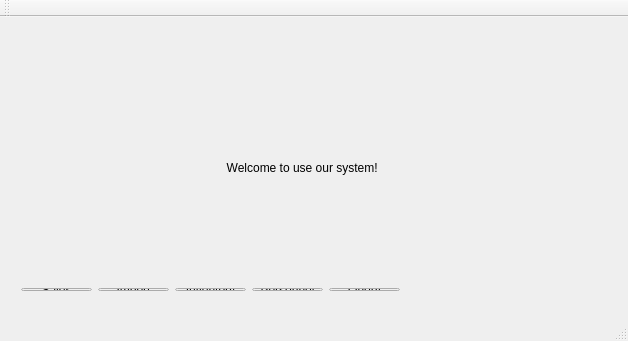
<?xml version="1.0" encoding="UTF-8"?>
<ui version="4.0">
 <class>MainWindow</class>
 <widget class="QMainWindow" name="MainWindow">
  <property name="geometry">
   <rect>
    <x>0</x>
    <y>0</y>
    <width>628</width>
    <height>341</height>
   </rect>
  </property>
  <property name="windowTitle">
   <string>MainWindow</string>
  </property>
  <widget class="QWidget" name="centralWidget">
   <widget class="QLabel" name="label">
    <property name="geometry">
     <rect>
      <x>220</x>
      <y>100</y>
      <width>191</width>
      <height>101</height>
     </rect>
    </property>
    <property name="text">
     <string>  Welcome to use our system!</string>
    </property>
   </widget>
   <widget class="QWidget" name="">
    <property name="geometry">
     <rect>
      <x>10</x>
      <y>260</y>
      <width>401</width>
      <height>25</height>
     </rect>
    </property>
    <layout class="QHBoxLayout" name="horizontalLayout">
     <item>
      <widget class="QPushButton" name="pushButton">
       <property name="text">
        <string>Sales</string>
       </property>
      </widget>
     </item>
     <item>
      <widget class="QPushButton" name="pushButton_2">
       <property name="text">
        <string>Import</string>
       </property>
      </widget>
     </item>
     <item>
      <widget class="QPushButton" name="pushButton_3">
       <property name="text">
        <string>Inventory</string>
       </property>
      </widget>
     </item>
     <item>
      <widget class="QPushButton" name="pushButton_4">
       <property name="text">
        <string>Personnel</string>
       </property>
      </widget>
     </item>
     <item>
      <widget class="QPushButton" name="pushButton_5">
       <property name="text">
        <string>Query</string>
       </property>
      </widget>
     </item>
    </layout>
   </widget>
  </widget>
  <widget class="QToolBar" name="mainToolBar">
   <attribute name="toolBarArea">
    <enum>TopToolBarArea</enum>
   </attribute>
   <attribute name="toolBarBreak">
    <bool>false</bool>
   </attribute>
  </widget>
  <widget class="QStatusBar" name="statusBar"/>
 </widget>
 <layoutdefault spacing="6" margin="11"/>
 <resources/>
 <connections/>
</ui>
